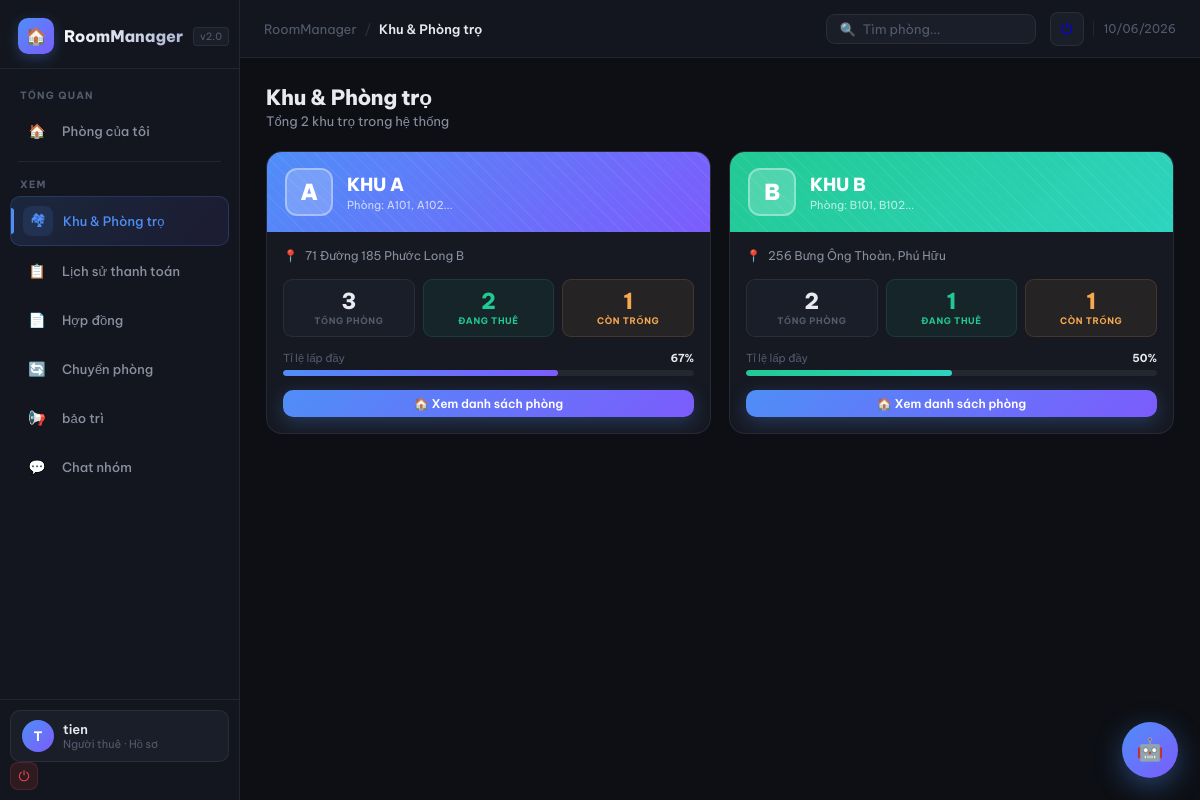
The app's page /index.php?controller=user&action=khuPhong (signed in) with its own data.
### tables this page shows
CREATE TABLE `khu_tro` (
  `id` int(11) NOT NULL,
  `ten_khu` varchar(100) NOT NULL,
  `ma_khu` varchar(10) NOT NULL,
  `dia_chi` text DEFAULT NULL,
  `mo_ta` text DEFAULT NULL,
  `quan_ly_id` int(11) DEFAULT NULL
);

### app/Controllers/UserController.php (called while the page is built, shortened)
<?php
class UserController {
    public function khuPhong() {
        $khuModel = new KhuTroModel();
        $list  = $khuModel->getAll();
        require 'app/Views/User/khu_phong.php';
    }
}

### index.php (called while the page is built, shortened)
<?php
require_once 'autoload.php';
$action     = $_GET['action']     ?? 'login';
$obj   = new $class();
$obj->$action();

### autoload.php (called while the page is built, shortened)
<?php
spl_autoload_register(function ($class) {
    $paths = [
        __DIR__ . '/app/Controllers/' . $class . '.php',
        __DIR__ . '/app/Models/'      . $class . '.php',
        __DIR__ . '/config/'          . $class . '.php',
    ];
    foreach ($paths as $path) {
        if (file_exists($path)) {
            return;
        }
    }
});

### config/database.php (called while the page is built, shortened)
<?php
class Database {
    private static $instance = null;
    public static function getInstance(): PDO {
        if (self::$instance === null) {
            try {
                self::$instance = new PDO(
                    "mysql:host=localhost;dbname=ql_phong_tro;charset=utf8mb4",
                    'root', '',
                    [PDO::ATTR_ERRMODE => PDO::ERRMODE_EXCEPTION,
                     PDO::ATTR_DEFAULT_FETCH_MODE => PDO::FETCH_ASSOC]
                );
            } catch (PDOException $e) {
                die("Lỗi kết nối CSDL: " . $e->getMessage());
            }
        }
        return self::$instance;
    }
}

### app/Models/KhuTroModel.php (called while the page is built, shortened)
<?php
class KhuTroModel {
    private PDO $db;
    public function __construct() { $this->db = Database::getInstance(); }
    public function getAll(): array {
        return $this->db->query(
            "SELECT k.*,
                    COUNT(p.id) AS so_phong,
                    SUM(CASE WHEN p.trang_thai='dang_thue' THEN 1 ELSE 0 END) AS dang_thue,
                    SUM(CASE WHEN p.trang_thai='trong'     THEN 1 ELSE 0 END) AS phong_trong
             FROM khu_tro k
             LEFT JOIN phong p ON p.khu_id=k.id
             GROUP BY k.id ORDER BY k.ma_khu"
        )->fetchAll();
    }
}

### app/Views/User/khu_phong.php (the view, shortened to what this page needs)
<?php
require_once 'app/Views/Layouts/header.php';
?>
<div class="page-header">
  <div class="page-title">
    <h1>Khu & Phòng trọ</h1>
    <p>Tổng <?= count($list??[]) ?> khu trọ trong hệ thống</p>
  </div>
</div>
<?php if(!empty($list)): ?>
<div class="khu-grid">
<?php
$grads=[
  ['#4f8ef7','#7c5cfc'],['#22c993','#2dd4bf'],['#f7a94f','#f75c5c'],
  ['#7c5cfc','#f472b6'],['#f472b6','#f75c5c'],['#2dd4bf','#22c993'],
];
foreach($list as $i=>$khu):
  $g  = $grads[$i % count($grads)];
  $gc = "linear-gradient(135deg,{$g[0]},{$g[1]})";
  $pct= $khu['so_phong']>0 ? round($khu['dang_thue']/$khu['so_phong']*100) : 0;
?>
<div class="khu-card">
  <div class="khu-head" style="background:<?=$gc?>;">
    <div class="khu-head-bg"></div>
    <div class="khu-badge-ma"><?=htmlspecialchars($khu['ma_khu'])?></div>
    <div class="khu-name">
      <div class="khu-name-txt"><?=htmlspecialchars($khu['ten_khu'])?></div>
      <div class="khu-name-sub">Phòng: <?=htmlspecialchars($khu['ma_khu'])?>101, <?=htmlspecialchars($khu['ma_khu'])?>102...</div>
    </div>
  </div>
  <div style="padding:16px;">
    <?php if(!empty($khu['dia_chi'])): ?>
    <div class="addr"><span style="flex-shrink:0;">📍</span><span><?=htmlspecialchars($khu['dia_chi'])?></span></div>
    <?php endif; ?>
    <div class="stat3">
      <div class="sbox">
        <div class="sval" style="color:var(--text);"><?=$khu['so_phong']?></div>
        <div class="slbl" style="color:var(--text3);">Tổng phòng</div>
      </div>
      <div class="sbox" style="background:rgba(34,201,147,.07);border-color:rgba(34,201,147,.15);">
        <div class="sval" style="color:var(--green);"><?=$khu['dang_thue']?></div>
        <div class="slbl" style="color:var(--green);">Đang thuê</div>
      </div>
      <div class="sbox" style="background:rgba(247,169,79,.07);border-color:rgba(247,169,79,.15);">
        <div class="sval" style="color:var(--amber);"><?=$khu['phong_trong']?></div>
        <div class="slbl" style="color:var(--amber);">Còn trống</div>
      </div>
    </div>
    <div style="display:flex;justify-content:space-between;font-size:11px;color:var(--text3);margin-bottom:5px;">
      <span>Tỉ lệ lấp đầy</span>
      <strong style="color:var(--text);"><?=$pct?>%</strong>
    </div>
    <div class="fill-bar">
      <div class="fill-inner" style="width:<?=$pct?>%;background:<?=$gc?>;"></div>
    </div>
    <a href="index.php?controller=user&action=phong&khu_id=<?=$khu['id']?>"
       class="btn btn-primary btn-sm" style="width:100%;justify-content:center;">🏠 Xem danh sách phòng</a>
  </div>
</div>
<?php endforeach; ?>
</div>
<?php endif; ?>
<?php require_once 'app/Views/Layouts/footer.php'; ?>

### app/Views/Layouts/header.php (style rules this page uses)
:root { --bg:#0d0f14;--bg2:#13161e;--bg3:#1a1e28;--card:#161922;--border:rgba(255,255,255,0.07);--border2:rgba(255,255,255,0.12);--accent:#4f8ef7;--accent2:#7c5cfc;--green:#22c993;--red:#f75c5c;--amber:#f7a94f;--text:#e8eaf0;--text2:#8b90a0;--text3:#555b6e;--sidebar:240px;--radius:14px;--radius-sm:10px; }
* { margin:0;padding:0;box-sizing:border-box; }
body { font-family:'Be Vietnam Pro',sans-serif;background:var(--bg);color:var(--text);min-height:100vh;display:flex;overflow-x:hidden; }
.page-header { display:flex;align-items:center;justify-content:space-between;margin-bottom:22px; }
.page-title h1 { font-size:21px;font-weight:800;color:var(--text);letter-spacing:-.3px;margin-bottom:2px; }
.page-title p { font-size:13px;color:var(--text2); }
.btn { display:inline-flex;align-items:center;gap:6px;padding:9px 16px;border-radius:var(--radius-sm);font-size:13px;font-weight:600;cursor:pointer;text-decoration:none;transition:all .15s;font-family:inherit;border:none; }
.btn-primary { background:linear-gradient(135deg,var(--accent),var(--accent2));color:#fff;box-shadow:0 5px 18px rgba(79,142,247,.28); }
.btn-sm { padding:6px 11px;font-size:12px; }

### app/Views/User/khu_phong.php (style rules this page uses)
.khu-grid { display:grid;grid-template-columns:repeat(auto-fill,minmax(320px,1fr));gap:18px; }
.khu-card { background:var(--card);border:1px solid var(--border);border-radius:16px;overflow:hidden;transition:transform .2s,box-shadow .2s; }
.khu-head { height:80px;position:relative;overflow:hidden; }
.khu-head-bg { position:absolute;inset:0;opacity:.12;background:repeating-linear-gradient(45deg,transparent,transparent 8px,rgba(255,255,255,.5) 8px,rgba(255,255,255,.5) 9px); }
.khu-badge-ma { position:absolute;top:50%;left:18px;transform:translateY(-50%);width:48px;height:48px;border-radius:12px;background:rgba(255,255,255,.2);border:2px solid rgba(255,255,255,.35);display:flex;align-items:center;justify-content:center;font-size:22px;font-weight:900;color:#fff;letter-spacing:-.5px; }
.khu-name { position:absolute;top:50%;left:80px;transform:translateY(-50%); }
.khu-name-txt { font-size:18px;font-weight:800;color:#fff;letter-spacing:-.2px; }
.khu-name-sub { font-size:11px;color:rgba(255,255,255,.7);margin-top:2px; }
.stat3 { display:grid;grid-template-columns:repeat(3,1fr);gap:8px;margin-bottom:14px; }
.sbox { background:var(--bg3);border:1px solid var(--border);border-radius:9px;padding:10px 8px;text-align:center; }
.sval { font-size:22px;font-weight:800;line-height:1;margin-bottom:3px; }
.slbl { font-size:9px;font-weight:700;text-transform:uppercase;letter-spacing:.6px; }
.fill-bar { height:6px;background:rgba(255,255,255,.06);border-radius:3px;overflow:hidden;margin-bottom:14px; }
.fill-inner { height:100%;border-radius:3px;transition:width .5s; }
.addr { display:flex;align-items:flex-start;gap:7px;font-size:12px;color:var(--text2);margin-bottom:14px;line-height:1.4; }

### records on screen
khu_tro: ma_khu "A", ten_khu "KHU A", dia_chi "71 Đường 185 Phước Long B", so_phong "3", dang_thue "2", phong_trong "1", pct "67"
khu_tro: ma_khu "B", ten_khu "KHU B", dia_chi "256 Bưng Ông Thoàn, Phú Hữu", so_phong "2", dang_thue "1", phong_trong "1", pct "50"

### other values on screen
substr($_SESSION['user']??'A',0,1) "T"
$_SESSION['ho_ten'] "tien"
$__roleLabel[$__role] "Người thuê"
$title "Khu & Phòng trọ"
count($list??[]) "2"
